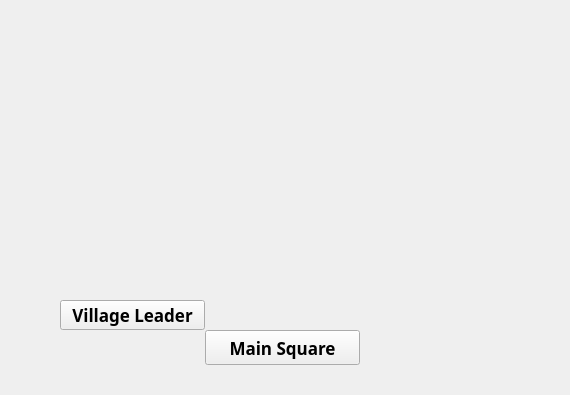
         <widget class="QWidget" name="Village">
          <property name="styleSheet">
           <string notr="true">border-image: url(:/Map_pictures/main_map/Village.png);</string>
          </property>
          <layout class="QGridLayout" name="gridLayout_6">
           <property name="leftMargin">
            <number>60</number>
           </property>
           <property name="topMargin">
            <number>300</number>
           </property>
           <property name="rightMargin">
            <number>200</number>
           </property>
           <property name="bottomMargin">
            <number>30</number>
           </property>
           <property name="spacing">
            <number>0</number>
           </property>
           <item row="0" column="0">
            <widget class="QPushButton" name="Btn_Leader">
             <property name="minimumSize">
              <size>
               <width>145</width>
               <height>30</height>
              </size>
             </property>
             <property name="maximumSize">
              <size>
               <width>145</width>
               <height>30</height>
              </size>
             </property>
             <property name="font">
              <font>
               <family>Viner Hand ITC</family>
               <pointsize>13</pointsize>
               <weight>75</weight>
               <bold>true</bold>
              </font>
             </property>
             <property name="cursor">
              <cursorShape>PointingHandCursor</cursorShape>
             </property>
             <property name="styleSheet">
              <string notr="true">border-image: url(:/symbols/symbols/buttons_shatered_1.png);</string>
             </property>
             <property name="text">
              <string>Village Leader</string>
             </property>
             <property name="checkable">
              <bool>true</bool>
             </property>
             <property name="autoExclusive">
              <bool>true</bool>
             </property>
            </widget>
           </item>
           <item row="0" column="1">
            <widget class="QLabel" name="label_46">
             <property name="maximumSize">
              <size>
               <width>100</width>
               <height>40</height>
              </size>
             </property>
             <property name="font">
              <font>
               <pointsize>13</pointsize>
               <weight>75</weight>
               <italic>true</italic>
               <bold>true</bold>
               <underline>true</underline>
               <strikeout>true</strikeout>
              </font>
             </property>
             <property name="styleSheet">
              <string notr="true">border-image: url(:/symbols/symbols/nothing.png);</string>
             </property>
             <property name="text">
              <string/>
             </property>
            </widget>
           </item>
           <item row="0" column="2">
            <widget class="QLabel" name="label_47">
             <property name="maximumSize">
              <size>
               <width>100</width>
               <height>40</height>
              </size>
             </property>
             <property name="font">
              <font>
               <pointsize>13</pointsize>
               <weight>75</weight>
               <italic>true</italic>
               <bold>true</bold>
               <underline>true</underline>
               <strikeout>true</strikeout>
              </font>
             </property>
             <property name="styleSheet">
              <string notr="true">border-image: url(:/symbols/symbols/nothing.png);</string>
             </property>
             <property name="text">
              <string/>
             </property>
            </widget>
           </item>
           <item row="1" column="0">
            <widget class="QLabel" name="label_45">
             <property name="maximumSize">
              <size>
               <width>100</width>
               <height>40</height>
              </size>
             </property>
             <property name="font">
              <font>
               <pointsize>13</pointsize>
               <weight>75</weight>
               <italic>true</italic>
               <bold>true</bold>
               <underline>true</underline>
               <strikeout>true</strikeout>
              </font>
             </property>
             <property name="styleSheet">
              <string notr="true">border-image: url(:/symbols/symbols/nothing.png);</string>
             </property>
             <property name="text">
              <string/>
             </property>
            </widget>
           </item>
           <item row="1" column="1">
            <widget class="QPushButton" name="Btn_Main_Square">
             <property name="minimumSize">
              <size>
               <width>155</width>
               <height>35</height>
              </size>
             </property>
             <property name="maximumSize">
              <size>
               <width>155</width>
               <height>35</height>
              </size>
             </property>
             <property name="font">
              <font>
               <family>Viner Hand ITC</family>
               <pointsize>13</pointsize>
               <weight>75</weight>
               <bold>true</bold>
              </font>
             </property>
             <property name="cursor">
              <cursorShape>PointingHandCursor</cursorShape>
             </property>
             <property name="styleSheet">
              <string notr="true">border-image: url(:/symbols/symbols/buttons_leanas_6.png);</string>
             </property>
             <property name="text">
              <string>Main Square</string>
             </property>
             <property name="checkable">
              <bool>true</bool>
             </property>
             <property name="autoExclusive">
              <bool>true</bool>
             </property>
            </widget>
           </item>
           <item row="1" column="2">
            <widget class="QLabel" name="label_48">
             <property name="maximumSize">
              <size>
               <width>100</width>
               <height>40</height>
              </size>
             </property>
             <property name="font">
              <font>
               <pointsize>13</pointsize>
               <weight>75</weight>
               <italic>true</italic>
               <bold>true</bold>
               <underline>true</underline>
               <strikeout>true</strikeout>
              </font>
             </property>
             <property name="styleSheet">
              <string notr="true">border-image: url(:/symbols/symbols/nothing.png);</string>
             </property>
             <property name="text">
              <string/>
             </property>
            </widget>
           </item>
          </layout>
         </widget>
